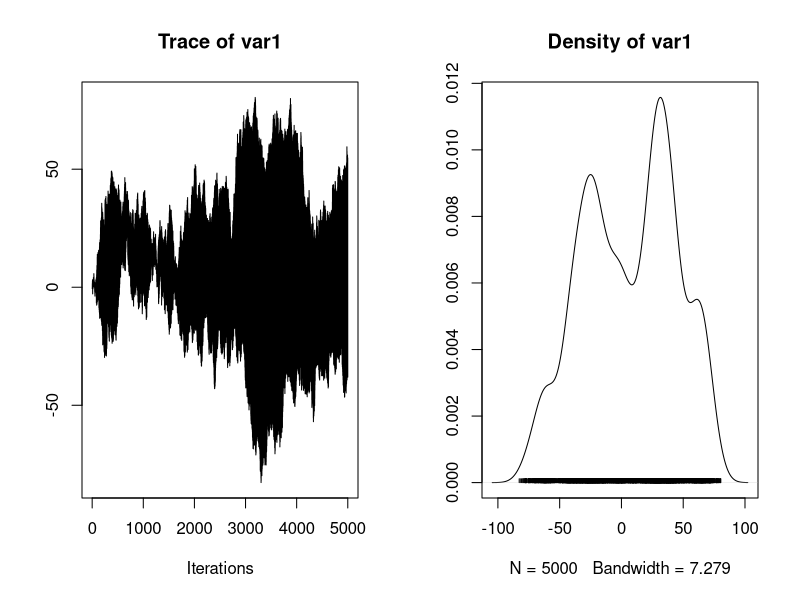
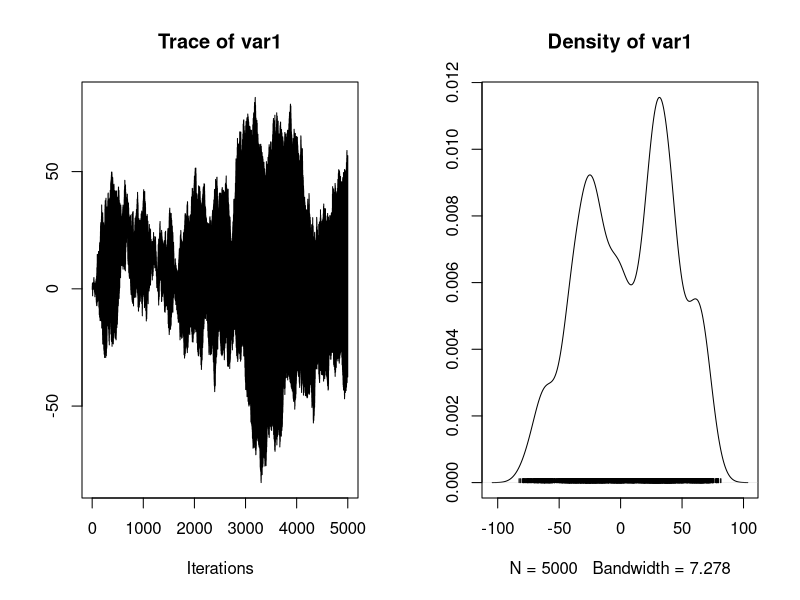
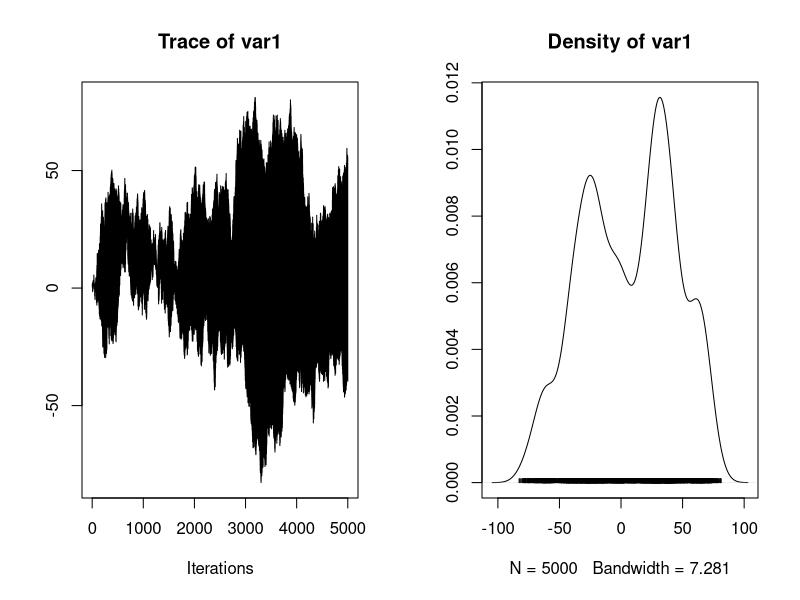
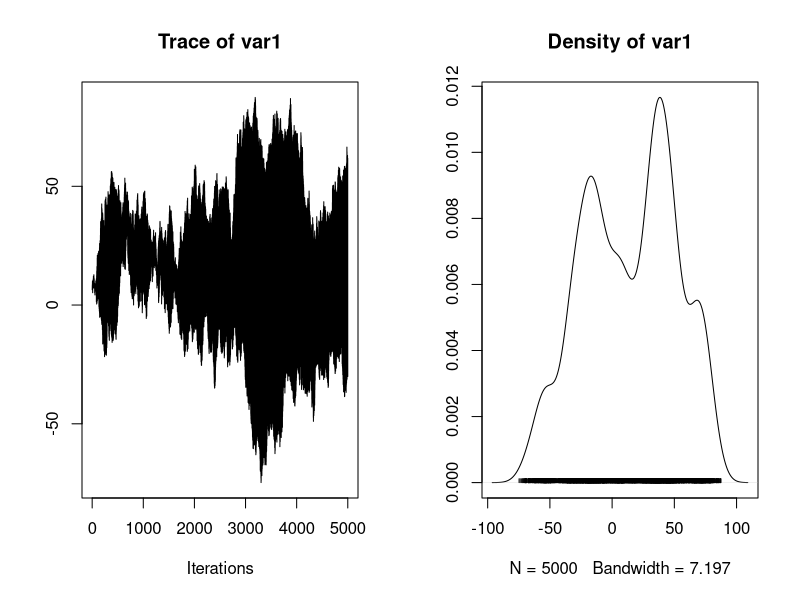
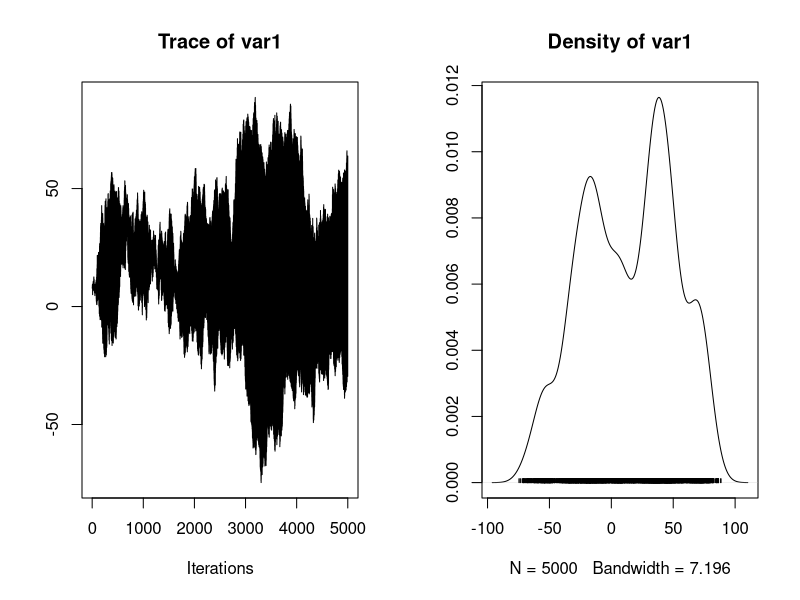
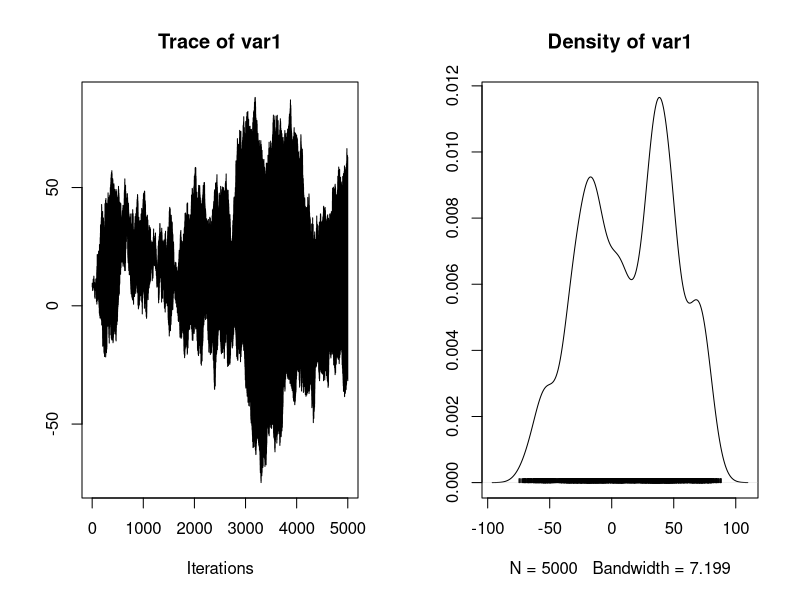
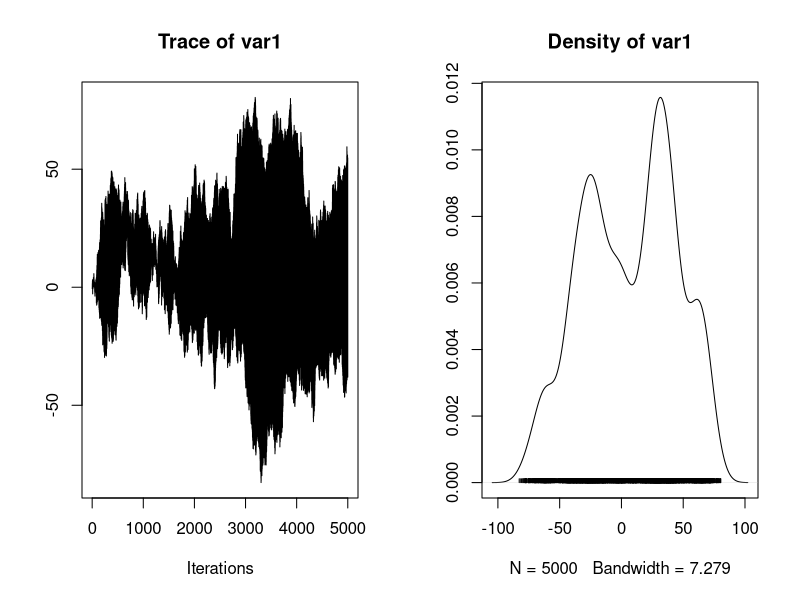
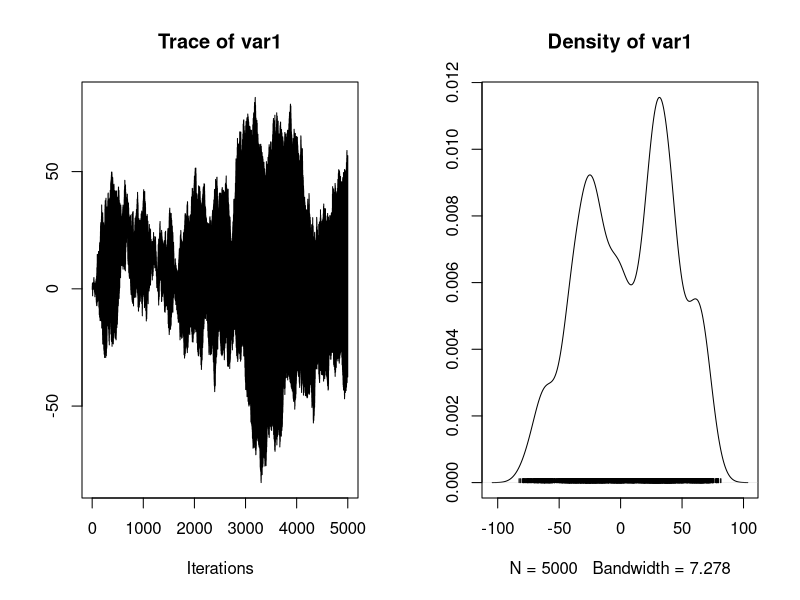

R code for these plots, in order:
## ---- chunk 1
# There are three parameters of interest: theta1, theta2, theta3
# Define the likelihood function
likelihood <- function(theta) {
  return(dnorm(theta[1], mean = 0, sd = 1) * 
         dnorm(theta[2], mean = theta[1], sd = 1) *
         dnorm(theta[3], mean = theta[2], sd = 1))
}

# Define the prior distribution
prior <- function(theta) {
  return(dnorm(theta[1], mean = 0, sd = 1) * 
         dnorm(theta[2], mean = 0, sd = 1) *
         dnorm(theta[3], mean = 0, sd = 1))
}

# Define the posterior distribution
posterior <- function(theta) {
  return(likelihood(theta) * prior(theta))
}
## ---- chunk 2
# Define the Gibbs sampler
gibbs_sampler <- function(theta_0, iter) {
  theta1 <- theta_0[1]
  theta2 <- theta_0[2]
  theta3 <- theta_0[3]
  samples <- matrix(numeric(iter * 3), ncol = 3)
  
  for (i in 1:iter) {
    theta1 <- rnorm(1, mean = theta2, sd = 1)
    theta2 <- rnorm(1, mean = theta3, sd = 1)
    theta3 <- rnorm(1, mean = theta1, sd = 1)
    samples[i, ] <- c(theta1, theta2, theta3)
  }
  
  return(samples)
}
## ---- chunk 3
library(coda)

# Run the Gibbs sampler with two different starting points
# Note the second starting choice is a poor choice 
#the chain does not converge within 5000 interations
set.seed(123)
samples1 <- as.mcmc(gibbs_sampler(theta_0 = c(0, 0, 0), iter = 5000))
set.seed(123)
samples2 <- as.mcmc(gibbs_sampler(theta_0 = c(6,7,8), iter = 5000))

# Combine the results and check for convergence
samples_list <- list(samples1, samples2)
## ---- chunk 4
plot(samples1[,1])
plot(samples1[,2])
plot(samples1[,3])

plot(samples2[,1])
plot(samples2[,2])
plot(samples2[,3])
## ---- chunk 5
#Z-score for a test of equality that compares the means of the first and last parts of each chain
geweke.diag(samples1[,])
geweke.diag(samples2[,])

#Gelman-Rubin diagnostic
(diagnostics <- gelman.diag(samples_list))  #need at least two chains to check for convergence
## ---- chunk 6
#This will produce the potential scale reduction factor (PSRF) for each parameter, 
#allowing you to check for convergence of the Metropolis-Hastings algorithm. 
#If the PSRF is substantially greater than 1.1 for any parameter, it suggests 
#that the chain has not converged.

#Effective Sample Size
effectiveSize(samples_list)

# Part A

##Using the gelman-rubin we see the value of point estimation and upper CI is approximately 1 which indicates it is a decent convergence but not a perfect convergence.
## Using the Geweke, since the z-score is less than 2 we can say that the chains have converged.
## The effective sample size, we see that the chain has converged a bit as it is > 100

## ---- chunk 7
# There are three parameters of interest: theta1, theta2, theta3
# Define the likelihood function
likelihood <- function(theta) {
  return(dnorm(theta[1], mean = 0, sd = 1) * 
         dnorm(theta[2], mean = theta[1], sd = 1) *
         dnorm(theta[3], mean = theta[2], sd = 1))
}

# Define the prior distribution
prior <- function(theta) {
  return(dnorm(theta[1], mean = 0, sd = 1) * 
         dnorm(theta[2], mean = 0, sd = 1) *
         dnorm(theta[3], mean = 0, sd = 1))
}

# Define the posterior distribution
posterior <- function(theta) {
  return(likelihood(theta) * prior(theta))
}
## ---- chunk 8
# Define the Gibbs sampler
gibbs_sampler <- function(theta_0, iter) {
  theta1 <- theta_0[1]
  theta2 <- theta_0[2]
  theta3 <- theta_0[3]
  samples <- matrix(numeric(iter * 3), ncol = 3)
  
  for (i in 1:iter) {
    theta1 <- rnorm(1, mean = theta2, sd = 1)
    theta2 <- rnorm(1, mean = theta3, sd = 1)
    theta3 <- rnorm(1, mean = theta1, sd = 1)
    samples[i, ] <- c(theta1, theta2, theta3)
  }
  
  return(samples)
}
## ---- chunk 9
library(coda)

# Run the Gibbs sampler with two different starting points
# Note the second starting choice is a poor choice 
#the chain does not converge within 5000 interations
set.seed(123)
samples1 <- as.mcmc(gibbs_sampler(theta_0 = c(0, 0, 0), iter = 5000))
set.seed(123)
samples2 <- as.mcmc(gibbs_sampler(theta_0 = c(0.3,0.3,0.3), iter = 5000))

# Combine the results and check for convergence
samples_list <- list(samples1, samples2)
## ---- chunk 10
plot(samples1[,1])
plot(samples1[,2])
plot(samples1[,3])

plot(samples2[,1])
plot(samples2[,2])
plot(samples2[,3])
## ---- chunk 11
#Z-score for a test of equality that compares the means of the first and last parts of each chain
geweke.diag(samples1[,])
geweke.diag(samples2[,])

#Gelman-Rubin diagnostic
(diagnostics <- gelman.diag(samples_list))  #need at least two chains to check for convergence
## ---- chunk 12
#This will produce the potential scale reduction factor (PSRF) for each parameter, 
#allowing you to check for convergence of the Metropolis-Hastings algorithm. 
#If the PSRF is substantially greater than 1.1 for any parameter, it suggests 
#that the chain has not converged.

#Effective Sample Size
effectiveSize(samples_list)


# Part B
## On reducing the sample size of (0.3,0.3,0.3), the chains have converged properly as seen by the values gelman-rubin(exactly one) and high values of effective sample size and the values of Multivariate psrf.

